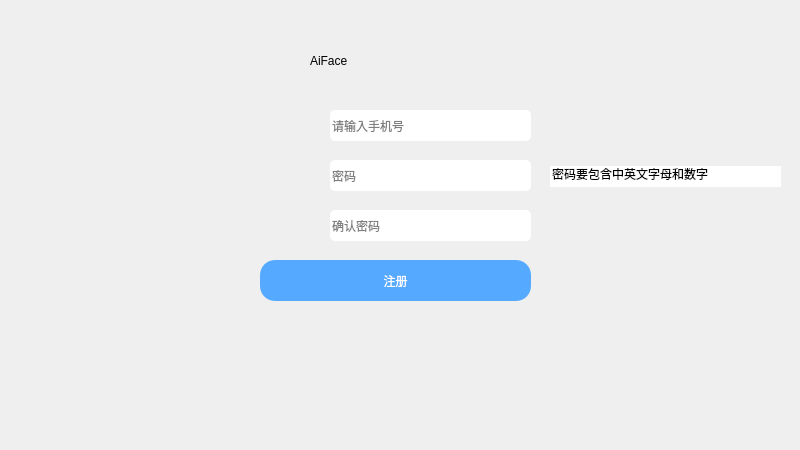
<?xml version="1.0" encoding="UTF-8"?>
<ui version="4.0">
 <class>MainWindow</class>
 <widget class="QMainWindow" name="MainWindow">
  <property name="geometry">
   <rect>
    <x>0</x>
    <y>0</y>
    <width>800</width>
    <height>450</height>
   </rect>
  </property>
  <property name="windowTitle">
   <string>AiFace</string>
  </property>
  <widget class="QWidget" name="mainWindow">
   <widget class="QLabel" name="logo_name">
    <property name="geometry">
     <rect>
      <x>310</x>
      <y>30</y>
      <width>171</width>
      <height>61</height>
     </rect>
    </property>
    <property name="styleSheet">
     <string notr="true">font: 30pt &quot;Bauhaus 93&quot;;</string>
    </property>
    <property name="text">
     <string>AiFace</string>
    </property>
   </widget>
   <widget class="QLineEdit" name="register_username">
    <property name="geometry">
     <rect>
      <x>330</x>
      <y>110</y>
      <width>201</width>
      <height>31</height>
     </rect>
    </property>
    <property name="styleSheet">
     <string notr="true">QLineEdit{
	border-radius:5px;
	border:1px black solid;
}
QLineEdit:hover{
	background:yellow;
	padding:2px;

}</string>
    </property>
    <property name="placeholderText">
     <string>请输入手机号</string>
    </property>
   </widget>
   <widget class="QLineEdit" name="register_password">
    <property name="geometry">
     <rect>
      <x>330</x>
      <y>160</y>
      <width>201</width>
      <height>31</height>
     </rect>
    </property>
    <property name="styleSheet">
     <string notr="true">QLineEdit{
	border-radius:5px;
	border:1px black solid;
}
QLineEdit:hover{
	background:yellow;
	padding:2px;

}</string>
    </property>
    <property name="echoMode">
     <enum>QLineEdit::Password</enum>
    </property>
    <property name="placeholderText">
     <string>密码</string>
    </property>
   </widget>
   <widget class="QPushButton" name="register_btn">
    <property name="geometry">
     <rect>
      <x>260</x>
      <y>260</y>
      <width>271</width>
      <height>41</height>
     </rect>
    </property>
    <property name="styleSheet">
     <string notr="true">QPushButton{
background-color: rgb(85, 170, 255);
color: rgb(255, 255, 255);
font: 11pt &quot;Arial&quot;;
border-radius:15px;
}
QPushButton:hover{
	
	background-color: rgb(0, 85, 255);
}</string>
    </property>
    <property name="text">
     <string>注册</string>
    </property>
   </widget>
   <widget class="QLineEdit" name="again_password">
    <property name="geometry">
     <rect>
      <x>330</x>
      <y>210</y>
      <width>201</width>
      <height>31</height>
     </rect>
    </property>
    <property name="styleSheet">
     <string notr="true">QLineEdit{
	border-radius:5px;
	border:1px black solid;
}
QLineEdit:hover{
	background:yellow;
	padding:2px;

}</string>
    </property>
    <property name="text">
     <string/>
    </property>
    <property name="echoMode">
     <enum>QLineEdit::Password</enum>
    </property>
    <property name="placeholderText">
     <string>确认密码</string>
    </property>
   </widget>
   <widget class="QPushButton" name="logo1">
    <property name="geometry">
     <rect>
      <x>250</x>
      <y>110</y>
      <width>41</width>
      <height>31</height>
     </rect>
    </property>
    <property name="styleSheet">
     <string notr="true">width:30px;
height:30px;
border:none;</string>
    </property>
    <property name="text">
     <string/>
    </property>
    <property name="icon">
     <iconset>
      <normaloff>img/reg_user.png</normaloff>img/reg_user.png</iconset>
    </property>
    <property name="iconSize">
     <size>
      <width>30</width>
      <height>30</height>
     </size>
    </property>
   </widget>
   <widget class="QPushButton" name="logo2">
    <property name="geometry">
     <rect>
      <x>250</x>
      <y>160</y>
      <width>41</width>
      <height>28</height>
     </rect>
    </property>
    <property name="styleSheet">
     <string notr="true">width:30px;
height:30px;
border:none;</string>
    </property>
    <property name="text">
     <string/>
    </property>
    <property name="icon">
     <iconset>
      <normaloff>img/reg_psd.png</normaloff>img/reg_psd.png</iconset>
    </property>
    <property name="iconSize">
     <size>
      <width>30</width>
      <height>30</height>
     </size>
    </property>
   </widget>
   <widget class="QPushButton" name="logo3">
    <property name="geometry">
     <rect>
      <x>250</x>
      <y>210</y>
      <width>41</width>
      <height>31</height>
     </rect>
    </property>
    <property name="styleSheet">
     <string notr="true">width:30px;
height:30px;
border:none;</string>
    </property>
    <property name="text">
     <string/>
    </property>
    <property name="icon">
     <iconset>
      <normaloff>img/reg_psd.png</normaloff>img/reg_psd.png</iconset>
    </property>
    <property name="iconSize">
     <size>
      <width>30</width>
      <height>30</height>
     </size>
    </property>
   </widget>
   <widget class="QPushButton" name="close_btn">
    <property name="geometry">
     <rect>
      <x>750</x>
      <y>20</y>
      <width>30</width>
      <height>30</height>
     </rect>
    </property>
    <property name="styleSheet">
     <string notr="true">border:none</string>
    </property>
    <property name="text">
     <string/>
    </property>
    <property name="icon">
     <iconset>
      <normaloff>img/close.png</normaloff>img/close.png</iconset>
    </property>
    <property name="iconSize">
     <size>
      <width>30</width>
      <height>30</height>
     </size>
    </property>
   </widget>
   <widget class="QPushButton" name="min_btn">
    <property name="geometry">
     <rect>
      <x>710</x>
      <y>20</y>
      <width>30</width>
      <height>30</height>
     </rect>
    </property>
    <property name="styleSheet">
     <string notr="true">border:none</string>
    </property>
    <property name="text">
     <string/>
    </property>
    <property name="icon">
     <iconset>
      <normaloff>img/min.png</normaloff>img/min.png</iconset>
    </property>
    <property name="iconSize">
     <size>
      <width>30</width>
      <height>30</height>
     </size>
    </property>
   </widget>
   <widget class="QPushButton" name="back_btn">
    <property name="geometry">
     <rect>
      <x>20</x>
      <y>20</y>
      <width>30</width>
      <height>30</height>
     </rect>
    </property>
    <property name="styleSheet">
     <string notr="true">border:none</string>
    </property>
    <property name="text">
     <string/>
    </property>
    <property name="icon">
     <iconset>
      <normaloff>img/back.png</normaloff>img/back.png</iconset>
    </property>
    <property name="iconSize">
     <size>
      <width>30</width>
      <height>30</height>
     </size>
    </property>
   </widget>
   <widget class="QLineEdit" name="lineEdit">
    <property name="geometry">
     <rect>
      <x>550</x>
      <y>166</y>
      <width>231</width>
      <height>21</height>
     </rect>
    </property>
    <property name="styleSheet">
     <string notr="true">font: 6pt &quot;Adobe Devanagari&quot;;
border:none;
</string>
    </property>
    <property name="text">
     <string>密码要包含中英文字母和数字</string>
    </property>
   </widget>
  </widget>
 </widget>
 <resources/>
 <connections/>
</ui>
